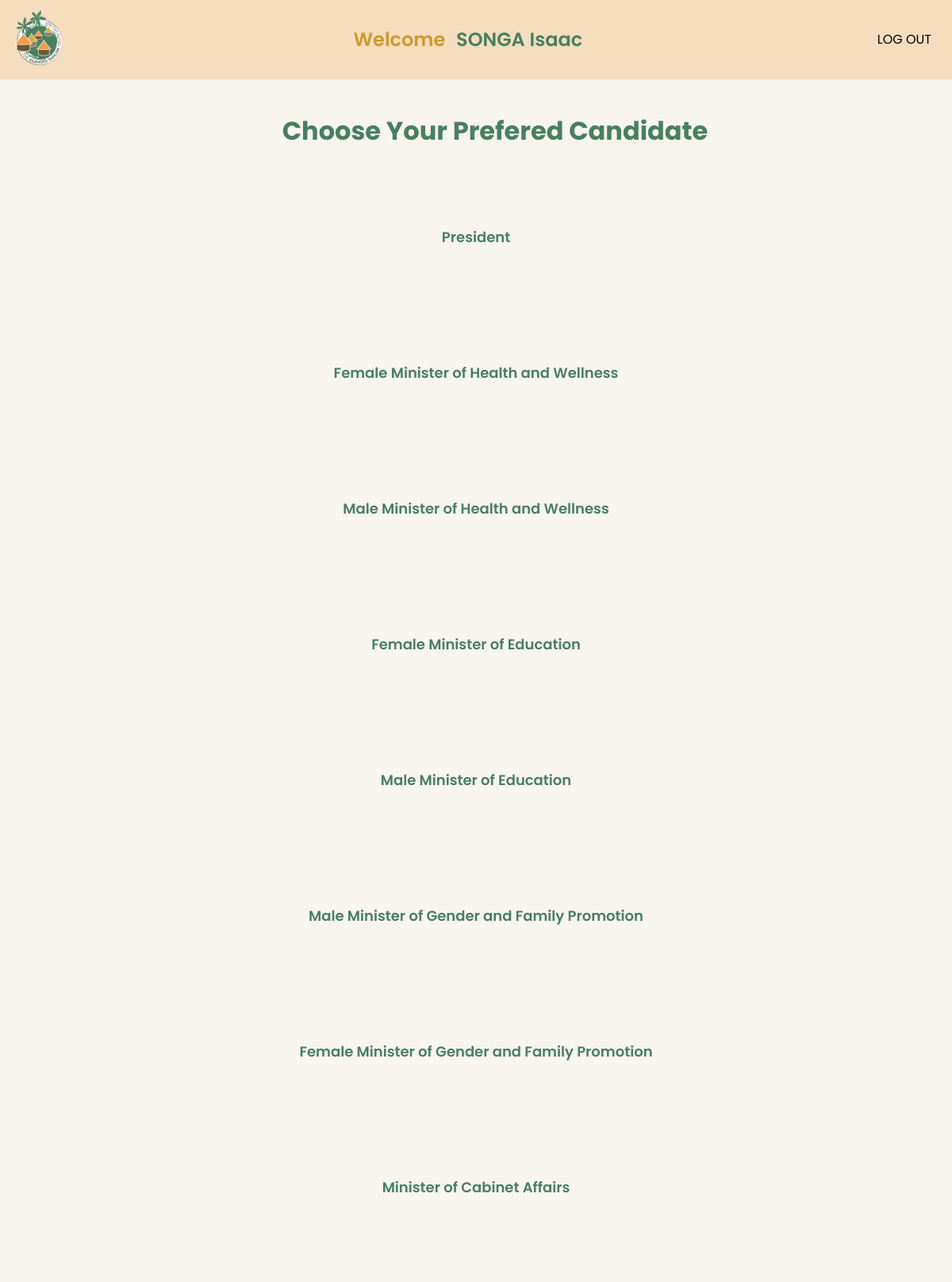
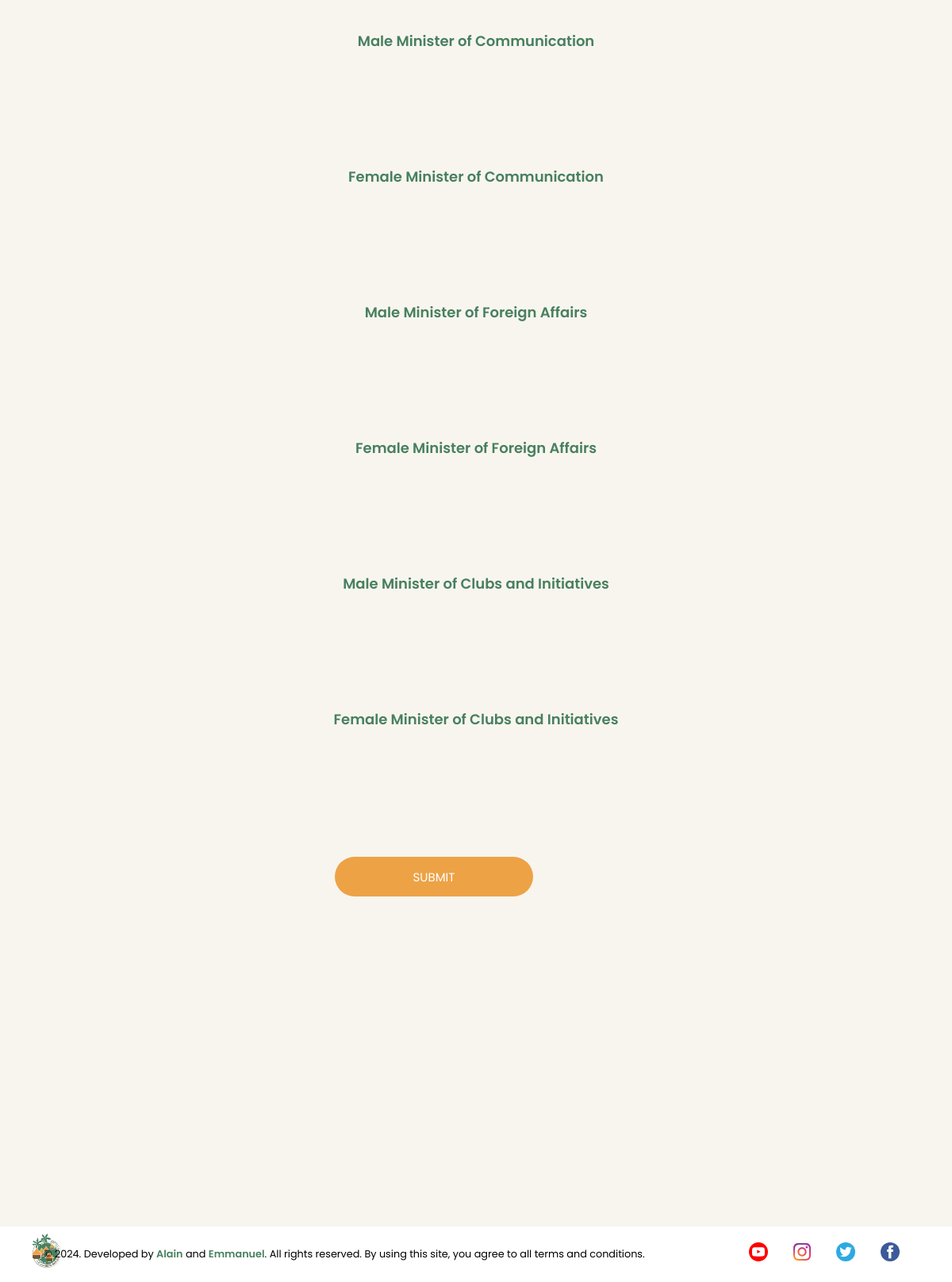
Screenshot of /votingInterface.php (signed in) with the database file from the repository (2 pictures, top to bottom).
### tables this page shows
CREATE TABLE `positions` (
  `positionId` int(11) NOT NULL,
  `Name` varchar(255) DEFAULT NULL
);

### votingInterface.php (the view, shortened to what this page needs)
<!DOCTYPE html>
<html lang="en">
<head>
    <link rel="stylesheet" href="votingInterface.css">
</head>
<body>
<?php
    include('adminConn.php');
    $qury = "SELECT * FROM votes WHERE `UserId`='{$_SESSION['ID']}'";
    $r=mysqli_query($conn,$qury);
    $w=mysqli_fetch_assoc($r);
    if($w){
        header('location: congs.php');
    }
    else{
        echo "<nav>
        <img src='.\Assets\Agahozo+Shalom+Logo.png' alt='Logo' class='logo'>
        <div class='nav-brand'><span class=\"welcomeBack\">Welcome</span> {$_SESSION['name']}</div>
        <a href='front.php' class='logout'>LOG OUT</a>
    </nav>";
?>
    <section class='mainContainer'>
    <h2 style="margin-left: 3rem; font-size: 32px; color: #48805F;font-weight: 700; padding-top: 2.6rem;
    text-align: center;" >Choose Your Prefered Candidate</h2>
    <div class="candCont">
        <?php
        include('adminConn.php');
        $levels=$_SESSION['Level'];
    if($levels==111){
        $query1 = "SELECT * FROM positions WHERE (positionId = 22 OR positionId = 23)";
    }else{
        $query1 = "SELECT * FROM positions WHERE NOT (positionId = 22 OR positionId = 23)";
    }
        $record1 = mysqli_query($conn, $query1);
        echo "<form action=\"votesSubmit.php\" method=\"POST\">";
        while($row1 = mysqli_fetch_assoc($record1)){
                echo " <h1 style=\"text-align: center; padding: 1rem 0; font-size: 18px; color: #48805F; margin-top: 5rem; font-weight: 600;\">". $row1['Name']."</h1>";
            echo "<div class=\"president\">";
            }
                    echo "<div style='text-align: center; float:right'>";
                    echo "<button type=\"submit\" name=\"submitVotes\" style=\"    margin-right: 33rem;
                    margin-top: 7rem;
                    width: 250px;
                    height: 50px;\" position: \"relative\";
                    bottom: 0;
                    right: 38rem;
                    top: 20rem;\">SUBMIT</button>";
                    echo "</div>";
                echo "</form>";
                ?>
        </div>
    </section>
    <?php  }?>
    <footer>
        <div class="logo2">
            <img  src="./Assets/Agahozo+Shalom+Logo.png" alt="logo" style="height: 50px; width: 50px; margin-left: -2rem;">
        </div>
        <div class="copyRight">
            <p style="font-size: 0.8em;">&copy; 2024. Developed by <span style="color: #48805F; font-weight: 600;">Alain</span> and <span style="color: #48805F; font-weight: 600;">Emmanuel</span>. All rights reserved.
                By using this site, you agree to all terms and conditions.</p>
        </div>
        <div class="footerLinks">
            <ul class="socialMedia">
                <li>
                    <a href="https://www.youtube.com/results?search_query=agahozo+shalom+youth+village" target="_blank"></a>
                </li>
                <li>
                    <a href="https://www.instagram.com/agahozoshalom/?hl=en" target="_blank"></a>
                </li>
                <li>
                    <a href="https://twitter.com/i/flow/login?redirect_after_login=%2Fasyv" target="_blank"></a>
                </li>
                <li>
                    <a href="https://www.facebook.com/AgahozoShalom/" target="_blank"></a>
                </li>
            </ul>
        </div>
    </footer>
</body>
</html>

### votingInterface.css (style rules this page uses)
* { padding: 0; margin: 0; box-sizing: border-box; font-family: 'Poppins', sans-serif; }
body { background-color: #F8F5EF; }
.mainContainer { display: flex; flex-direction: column; }
.president { position: relative; margin-top: 2rem; z-index: 1; }
button { display: flex; justify-content: center; align-items: center; height: 40px; width: 160px; background-color: #EDA246; color: white; border: none; border-radius: 30px; font-size: 14px; font-family: 'Poppins', sans-serif; cursor: pointer; }
button { display: flex; justify-content: center; align-items: center; height: 40px; width: 150px; background-color: #EDA246; color: white; border: none; border-radius: 30px; font-size: 15px; font-family: 'Poppins', sans-serif; cursor: pointer; margin-bottom: 3rem; }
svg { position: absolute; top: 2rem; right: 2rem; }
footer { width: 100%; height: 70px; background-color: #fff; display: flex; align-items: center; justify-content: space-around; margin-top: 23rem; }
.copyRight { margin-left: -10rem; }
.socialMedia { display: flex; gap: 2rem; }
ul { display: flex; align-items: center; justify-content: flex-start; gap: 3rem; }
ul li { text-decoration: none; list-style: none; cursor: pointer; }
a { color: #000; text-decoration: none; }
a:link { color: #000; }

### votingInterface.php (style rules this page uses)
* { margin: 0; padding: 0; box-sizing: border-box; }
nav { background-color: #eda2464a; color: #fff; display: flex; justify-content: space-between; align-items: center; padding: 10px; z-index: 10; }
.logo { width: 80px; }
.nav-brand { font-size: 1.5rem; font-weight: bold; color: #48805F; font-weight: 600; }
.logout { padding: 8px 16px; border: none; background-color: #eda24600; color: #000; cursor: pointer; }
a { color: #000; text-decoration: none; }
.logout:link { color: #000; }
.welcomeBack { font-size: 1.5rem; color: #cf9830; margin-right: 0.5rem; font-weight: 600; }

### rows the page displays
positions: Name "President"
positions: Name "Female Minister of Health and Wellness"
positions: Name "Male Minister of Health and Wellness"
positions: Name "Female Minister of Education"
positions: Name "Male Minister of Education"
positions: Name "Male Minister of Gender and Family Promotion"
positions: Name "Female Minister of Gender and Family Promotion"
positions: Name "Minister of Cabinet Affairs"
positions: Name "Male Minister of Communication"
positions: Name "Female Minister of Communication"
positions: Name "Male Minister of Foreign Affairs"
positions: Name "Female Minister of Foreign Affairs"
positions: Name "Male Minister of Clubs and Initiatives"
positions: Name "Female Minister of Clubs and Initiatives"

### other values shown
$_SESSION['name'] "SONGA Isaac"
